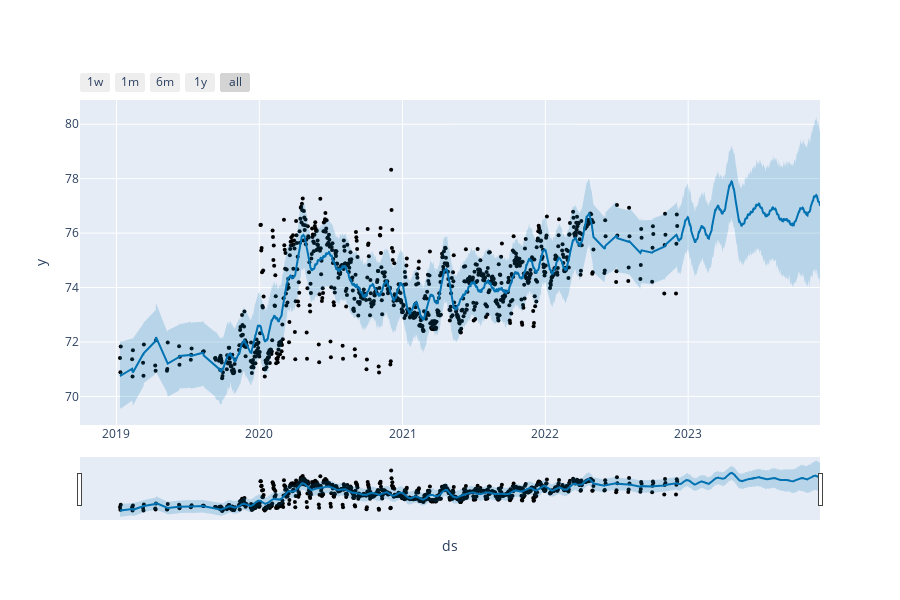

Notebook code for this chart:
### Code cell
plot_plotly(m, forecast)

### Figure 1 — Plotly figure (JSON) as saved in the notebook; plotly's stock layout.template omitted (floating-point values rounded to 4 significant figures; data arrays with more than 128 entries replaced by an {"elided": "..."} marker saying what was removed)
{"data": [{"marker": {"color": "black", "size": 4}, "mode": "markers", "name": "Actual", "type": "scatter", "x": {"elided": "958 str values"}, "y": {"elided": "958 float values"}}, {"hoverinfo": "skip", "line": {"width": 0}, "mode": "lines", "type": "scatter", "x": {"elided": "1323 str values"}, "y": {"elided": "1323 float values"}}, {"fill": "tonexty", "fillcolor": "rgba(0, 114, 178, 0.2)", "line": {"color": "#0072B2", "width": 2}, "mode": "lines", "name": "Predicted", "type": "scatter", "x": {"elided": "1323 str values"}, "y": {"elided": "1323 float values"}}, {"fill": "tonexty", "fillcolor": "rgba(0, 114, 178, 0.2)", "hoverinfo": "skip", "line": {"width": 0}, "mode": "lines", "type": "scatter", "x": {"elided": "1323 str values"}, "y": {"elided": "1323 float values"}}], "layout": {"height": 600, "showlegend": false, "width": 900, "xaxis": {"rangeselector": {"buttons": [{"count": 7, "label": "1w", "step": "day", "stepmode": "backward"}, {"count": 1, "label": "1m", "step": "month", "stepmode": "backward"}, {"count": 6, "label": "6m", "step": "month", "stepmode": "backward"}, {"count": 1, "label": "1y", "step": "year", "stepmode": "backward"}, {"step": "all"}]}, "rangeslider": {"visible": true}, "title": {"text": "ds"}, "type": "date"}, "yaxis": {"title": {"text": "y"}}}}
